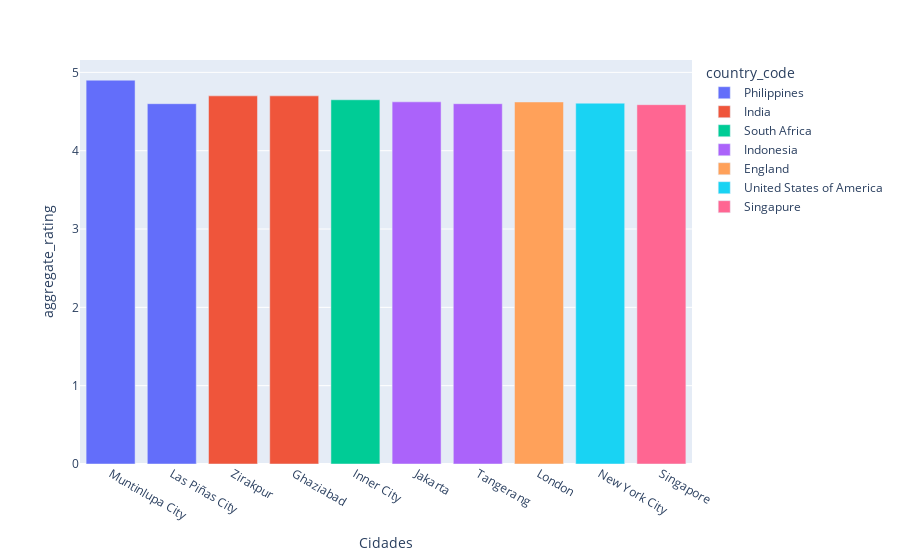

Source (notebook cell):
### Markdown cell above
### Top 10 cidades com  restaurantes e médias de avaliação acima de 4

### Code cell
linhas_selecionadas = df["aggregate_rating"] > 4
df_aux = df.loc[linhas_selecionadas, ["city", "aggregate_rating", "country_code"]].groupby(["city", "country_code"]).mean().reset_index()
df_aux = df_aux.sort_values(by = "aggregate_rating", ascending=False).reset_index(drop=True)
df_aux1 = df_aux.head(10)
fig = px.bar(df_aux1, 
            x="city", 
            y ="aggregate_rating", 
            color="country_code", 
            labels={"restaurant_id": "Número de restaurantes", "city" : "Cidades"})
fig.show()

### Figure 1 — Plotly figure (JSON) as saved in the notebook; plotly's stock layout.template omitted (floating-point values rounded to 4 significant figures)
{"data": [{"alignmentgroup": "True", "hovertemplate": "country_code=Philippines<br>Cidades=%{x}<br>aggregate_rating=%{y}<extra></extra>", "legendgroup": "Philippines", "marker": {"color": "#636efa", "pattern": {"shape": ""}}, "name": "Philippines", "offsetgroup": "Philippines", "orientation": "v", "showlegend": true, "textposition": "auto", "type": "bar", "x": ["Muntinlupa City", "Las Piñas City"], "xaxis": "x", "y": [4.9, 4.6], "yaxis": "y"}, {"alignmentgroup": "True", "hovertemplate": "country_code=India<br>Cidades=%{x}<br>aggregate_rating=%{y}<extra></extra>", "legendgroup": "India", "marker": {"color": "#EF553B", "pattern": {"shape": ""}}, "name": "India", "offsetgroup": "India", "orientation": "v", "showlegend": true, "textposition": "auto", "type": "bar", "x": ["Zirakpur", "Ghaziabad"], "xaxis": "x", "y": [4.7, 4.7], "yaxis": "y"}, {"alignmentgroup": "True", "hovertemplate": "country_code=South Africa<br>Cidades=%{x}<br>aggregate_rating=%{y}<extra></extra>", "legendgroup": "South Africa", "marker": {"color": "#00cc96", "pattern": {"shape": ""}}, "name": "South Africa", "offsetgroup": "South Africa", "orientation": "v", "showlegend": true, "textposition": "auto", "type": "bar", "x": ["Inner City"], "xaxis": "x", "y": [4.65], "yaxis": "y"}, {"alignmentgroup": "True", "hovertemplate": "country_code=Indonesia<br>Cidades=%{x}<br>aggregate_rating=%{y}<extra></extra>", "legendgroup": "Indonesia", "marker": {"color": "#ab63fa", "pattern": {"shape": ""}}, "name": "Indonesia", "offsetgroup": "Indonesia", "orientation": "v", "showlegend": true, "textposition": "auto", "type": "bar", "x": ["Jakarta", "Tangerang"], "xaxis": "x", "y": [4.624, 4.6], "yaxis": "y"}, {"alignmentgroup": "True", "hovertemplate": "country_code=England<br>Cidades=%{x}<br>aggregate_rating=%{y}<extra></extra>", "legendgroup": "England", "marker": {"color": "#FFA15A", "pattern": {"shape": ""}}, "name": "England", "offsetgroup": "England", "orientation": "v", "showlegend": true, "textposition": "auto", "type": "bar", "x": ["London"], "xaxis": "x", "y": [4.622], "yaxis": "y"}, {"alignmentgroup": "True", "hovertemplate": "country_code=United States of America<br>Cidades=%{x}<br>aggregate_rating=%{y}<extra></extra>", "legendgroup": "United States of America", "marker": {"color": "#19d3f3", "pattern": {"shape": ""}}, "name": "United States of America", "offsetgroup": "United States of America", "orientation": "v", "showlegend": true, "textposition": "auto", "type": "bar", "x": ["New York City"], "xaxis": "x", "y": [4.607], "yaxis": "y"}, {"alignmentgroup": "True", "hovertemplate": "country_code=Singapure<br>Cidades=%{x}<br>aggregate_rating=%{y}<extra></extra>", "legendgroup": "Singapure", "marker": {"color": "#FF6692", "pattern": {"shape": ""}}, "name": "Singapure", "offsetgroup": "Singapure", "orientation": "v", "showlegend": true, "textposition": "auto", "type": "bar", "x": ["Singapore"], "xaxis": "x", "y": [4.588], "yaxis": "y"}], "layout": {"barmode": "relative", "legend": {"title": {"text": "country_code"}, "tracegroupgap": 0}, "margin": {"t": 60}, "xaxis": {"anchor": "y", "domain": [0, 1], "title": {"text": "Cidades"}}, "yaxis": {"anchor": "x", "domain": [0, 1], "title": {"text": "aggregate_rating"}}}}
